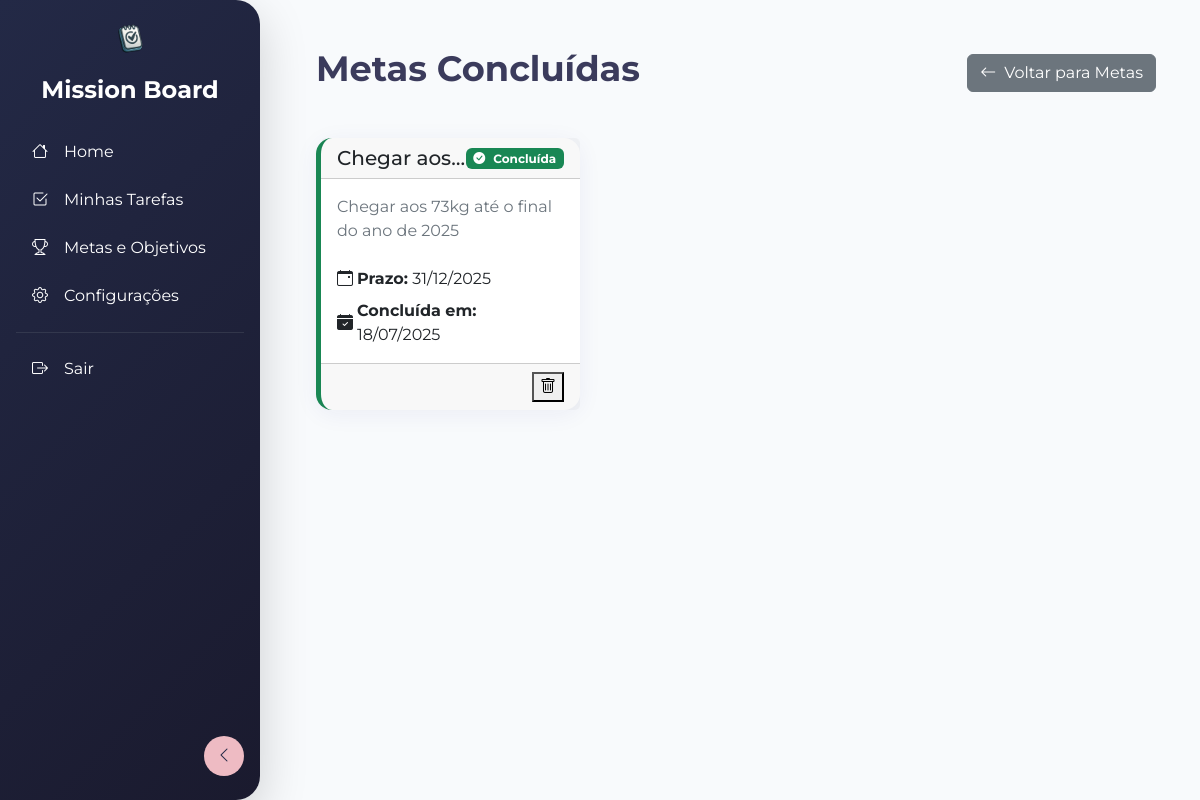
The app's page /goal/list/completed/ (signed in), older data.
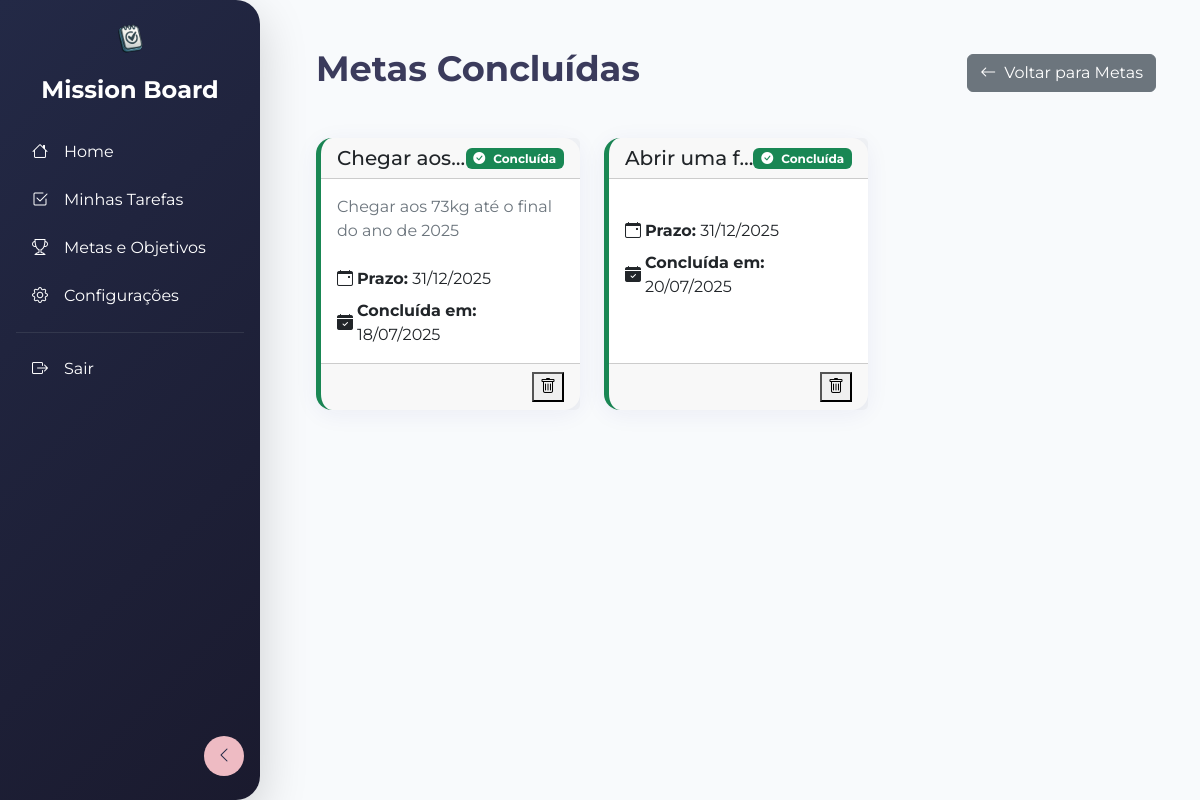
The same page, newer data.
### goals/models.py (models this page shows, shortened)
class Goal(models.Model):
    user = models.ForeignKey(User, on_delete=models.CASCADE)
    title = models.CharField(max_length=255)
    description = models.TextField(blank=True, null=True)
    due_date = models.DateField()
    created_at = models.DateTimeField(auto_now_add=True)
    updated_at = models.DateTimeField(auto_now=True)
    completed = models.BooleanField(default=False)

### goals/views.py (the view)
# urls.py: path('goal/list/completed/', views.CompletedGoalView.as_view(), name='completed_goals'),
class CompletedGoalView(LoginRequiredMixin, ListView):
    model = models.Goal
    context_object_name = 'goals'
    template_name = 'completed_goals.html'
    def get_context_data(self, **kwargs):
        context = super().get_context_data(**kwargs)
        context['goals'] = models.Goal.objects.filter(completed=True)
        return context

### goals/templates/completed_goals.html (shortened to what this page needs)
{% extends 'base.html' %}
{% block content %}
<div class="page-header">
    <h1 class="page-title">Metas Concluídas</h1>
    <a href="{% url 'goal_list' %}" class="btn btn-secondary">
        <i class="bi bi-arrow-left me-2"></i>Voltar para Metas
    </a>
</div>
<div class="row mt-4">
    {% for goal in goals %}
    <div class="col-md-6 col-lg-4 mb-4">
        <div class="card goal-card completed">
            <div class="card-header d-flex justify-content-between align-items-center">
                <h5 class="card-title mb-0 text-truncate">{{ goal.title }}</h5>
                <span class="badge bg-success"><i class="bi bi-check-circle-fill me-2"></i>Concluída</span>
            </div>
            <div class="card-body">
                <p class="card-text text-secondary mb-4">{{ goal.description|truncatewords:20 }}</p>
                <div class="d-flex flex-column gap-2">
                    <div class="task-meta-item d-flex align-items-center">
                        <i class="bi bi-calendar-event me-1"></i>
                        <span><strong>Prazo:</strong> {{ goal.due_date|date:"d/m/Y" }}</span>
                    </div>
                    <div class="task-meta-item d-flex align-items-center">
                        <i class="bi bi-calendar-check-fill me-1"></i>
                        <span><strong>Concluída em:</strong> {{ goal.updated_at|date:"d/m/Y" }}</span>
                    </div>
                </div>
            </div>
            <div class="card-footer d-flex justify-content-end align-items-center">
                <button type="button" class="btn-action" data-bs-toggle="modal" data-bs-target="#deleteModal{{ goal.id }}" title="Excluir">
                    <i class="bi bi-trash"></i>
                </button>
            </div>
        </div>
    </div>
    {% empty %}
    <div class="col-12">
        <div class="alert alert-info text-center" role="alert">
            <i class="bi bi-info-circle me-2"></i>Nenhuma meta concluída encontrada.
        </div>
    </div>
    {% endfor %}
</div>
{% endblock %}

Row changes from the older to the newer data that the page shows:
now on this page (row edited): Goal: title "Abrir uma f…", due_date "31/12/2025", updated_at "20/07/2025"
